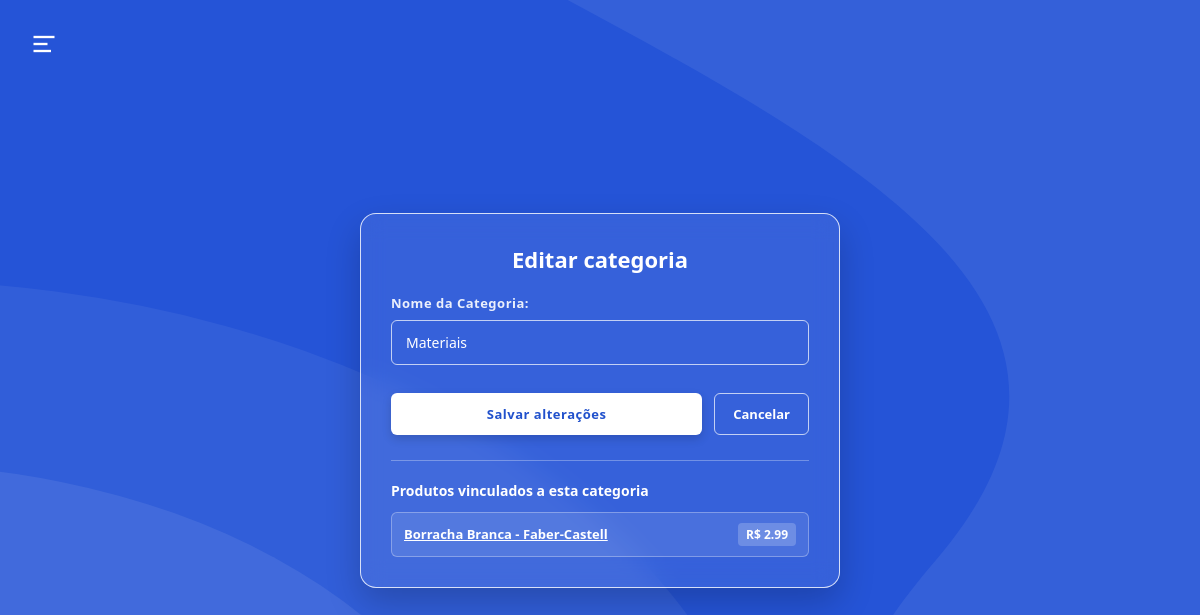
The app's page /categorias/2/editar (signed in) with its own data.
### app/models/categoria.py (models this page shows)
class Categoria(Base):
    __tablename__ = "categorias"
    id = Column(Integer, primary_key=True, autoincrement=True, index=True)
    nome = Column(String(100), nullable=False, unique=True)
    ativo = Column(Boolean, default=True)
    produtos = relationship("Produto", back_populates="categoria", lazy="select")

### app/models/produto.py (models this page shows, shortened)
class Produto(Base):
    __tablename__ = "produtos"
    id = Column(Integer, primary_key=True, autoincrement=True, index=True)
    nome = Column(String(150), nullable=False, index=True)
    preco = Column(Float, nullable=False, default=0.0)
    estoque_atual = Column(Integer, nullable=False, default=0)
    ativo = Column(Boolean, default=True)
    imagem_path = Column(String(255), nullable=True)
    categoria_id = Column(Integer, ForeignKey("categorias.id", ondelete="SET NULL"), nullable=True )
    categoria = relationship("Categoria", back_populates="produtos")

### app/controllers/categoria_controller.py (the view)
@router.get("/{categoria_id}/editar")
def form_editar_categoria(
    categoria_id: int,
    request: Request,
    db: Session = Depends(get_db),
    admin = Depends(get_admin)
):
    editando = db.query(Categoria).filter(
        Categoria.id == categoria_id
    ).first()
    if not editando:
        return RedirectResponse(url="/categorias", status_code=302)
    return templates.TemplateResponse(
        request,
        "categorias/form.html",
        {
            "request":  request,
            "usuario":  admin,
            "editando": editando,
        }
    )

### app/templates/categorias/form.html (shortened to what this page needs)
<!DOCTYPE html>
<html lang="pt-br">
<head>
</head>
<body>
    <aside class="sidebar">
        <button class="btn-close-sidebar" id="closeSidebarBtn" aria-label="Fechar menu">
        </button>
        <nav class="sidebar-menu">
            <a href="/categorias" class="sidebar-item">
            </a>
            <a href="/produtos" class="sidebar-item">
            </a>
            <a href="/pedidos" class="sidebar-item">
            </a>
            <a href="/perfil" class="sidebar-item">
            </a>
            <a href="/seguranca" class="sidebar-item">
            </a>
        </nav>
    </aside>
    <main class="main-screen">
        <header class="app-header">
            <button class="btn-menu" id="openSidebarBtn" aria-label="Abrir menu">
                <svg viewBox="0 0 24 24">
                    <line x1="3" y1="6" x2="21" y2="6"></line>
                    <line x1="3" y1="12" x2="15" y2="12"></line>
                    <line x1="3" y1="18" x2="18" y2="18"></line>
                </svg>
            </button>
        </header>
        <div class="content-card">
            <h1 class="title">{{ "Editar categoria" if editando else "Nova categoria" }}</h1>
            <form class="category-form"
                  action="{{ '/categorias/' + editando.id|string + '/editar' if editando else '/categorias/nova' }}"
                  method="post">
                <div class="input-group">
                    <label for="nome">Nome da Categoria:</label>
                    <input type="text"
                           id="nome"
                           name="nome"
                           value="{{ editando.nome if editando else (valores.nome if valores else '') }}"
                           required
                           autofocus>
                </div>
                <div class="form-actions">
                    <button type="submit" class="btn-submit">
                        {{ "Salvar alterações" if editando else "Criar categoria" }}
                    </button>
                    <a href="/categorias" class="btn-cancel">Cancelar</a>
                </div>
            </form>
            {% if editando and editando.produtos %}
                <hr class="divider">
                <h3 class="linked-products-title">Produtos vinculados a esta categoria</h3>
                <ul class="product-list">
                    {% for p in editando.produtos if p.ativo %}
                        <li class="product-item">
                            <a href="/produtos/{{ p.id }}">{{ p.nome }}</a>
                            <span class="product-price">R$ {{ "%.2f"|format(p.preco) }}</span>
                        </li>
                    {% else %}
                        <li class="empty-products">Nenhum produto ativo vinculado.</li>
                    {% endfor %}
                </ul>
            {% endif %}
        </div>
    </main>
</body>
</html>

### app/templates/categorias/form.html (style rules this page uses)
* { margin: 0; padding: 0; box-sizing: border-box; font-family: 'Segoe UI', Tahoma, Geneva, Verdana, sans-serif; }
html, body { width: 100%; height: 100%; overflow: hidden; background: #ffffff; }
.sidebar { position: fixed; top: 0; left: 0; width: 280px; height: 100vh; padding: 40px 30px; display: flex; flex-direction: column; gap: 30px; z-index: 1; color: #1e293b; }
.btn-close-sidebar { background: none; border: none; cursor: pointer; width: 32px; height: 32px; display: flex; align-items: center; justify-content: center; outline: none; }
.sidebar-menu { display: flex; flex-direction: column; gap: 22px; }
.sidebar-item { display: flex; align-items: center; gap: 14px; color: #334155; text-decoration: none; font-size: 15px; font-weight: 600; opacity: 0.9; transition: transform 0.2s, opacity 0.2s, color 0.2s; }
.main-screen { position: relative; width: 100vw; height: 100vh; background: #2554d7; z-index: 2; display: flex; flex-direction: column; align-items: center; justify-content: center; overflow: hidden; transition: transform 0.45s cubic-bezier(0.25, 1, 0.5, 1), border-radius 0.45s cubic-bezier(0.25, 1, 0.5, 1), box-shadow 0.45s ease; transform-origin: left center; }
.app-header { position: absolute; top: 25px; left: 25px; z-index: 5; }
.btn-menu { background: none; border: none; cursor: pointer; padding: 5px; outline: none; display: flex; align-items: center; }
.btn-menu svg { width: 28px; height: 28px; stroke: #ffffff; stroke-width: 2; fill: none; }
.content-card { position: relative; z-index: 2; width: 100%; max-width: 480px; max-height: 85vh; overflow-y: auto; padding: 30px; background: rgba(255, 255, 255, 0.08); backdrop-filter: blur(12px); -webkit-backdrop-filter: blur(12px); border: 1.5px solid rgba(255, 255, 255, 0.8); border-radius: 16px; box-shadow: 0 15px 35px rgba(0, 0, 0, 0.2); color: #ffffff; }
.title { font-size: 22px; font-weight: 600; margin-bottom: 20px; text-align: center; color: #ffffff; }
.category-form { display: flex; flex-direction: column; gap: 18px; }
.input-group { display: flex; flex-direction: column; gap: 8px; }
.input-group label { font-size: 13px; font-weight: 600; letter-spacing: 0.5px; color: rgba(255, 255, 255, 0.9); }
.input-group input { width: 100%; padding: 12px 14px; background: transparent; border: 1.5px solid rgba(255, 255, 255, 0.7); border-radius: 6px; color: #ffffff; font-size: 14px; outline: none; transition: border-color 0.3s, box-shadow 0.3s; }
.form-actions { display: flex; align-items: center; gap: 12px; margin-top: 10px; }
.btn-submit { flex: 1; padding: 12px; background-color: #ffffff; color: #2151cc; border: none; border-radius: 6px; font-size: 13px; font-weight: 700; letter-spacing: 0.5px; cursor: pointer; box-shadow: 0 4px 10px rgba(0, 0, 0, 0.15); transition: background-color 0.2s, transform 0.1s; }
.btn-cancel { padding: 11px 18px; background: transparent; color: #ffffff; text-decoration: none; border: 1.5px solid rgba(255, 255, 255, 0.7); border-radius: 6px; font-size: 13px; font-weight: 600; text-align: center; transition: background 0.2s, border-color 0.2s; }
.divider { border: 0; height: 1px; background: rgba(255, 255, 255, 0.3); margin: 25px 0 20px 0; }
.linked-products-title { font-size: 14px; font-weight: 600; margin-bottom: 12px; color: #ffffff; }
.product-list { list-style: none; display: flex; flex-direction: column; gap: 8px; }
.product-item { padding: 10px 12px; background: rgba(255, 255, 255, 0.1); border: 1px solid rgba(255, 255, 255, 0.3); border-radius: 6px; display: flex; justify-content: space-between; align-items: center; font-size: 13px; }
.product-item a { color: #ffffff; font-weight: 600; text-decoration: underline; }
.product-price { font-weight: 700; background: rgba(255, 255, 255, 0.2); padding: 3px 8px; border-radius: 4px; font-size: 12px; }

### records on screen
Categoria: nome "Materiais"
Produto: nome "Borracha Branca - Faber-Castell", preco "2.99"

### other values on screen
{{ "Editar categoria" if editando else "Nova categoria" }} "Editar categoria"
{{ "Salvar alterações" if editando else "Criar categoria" }} "Salvar alterações"
